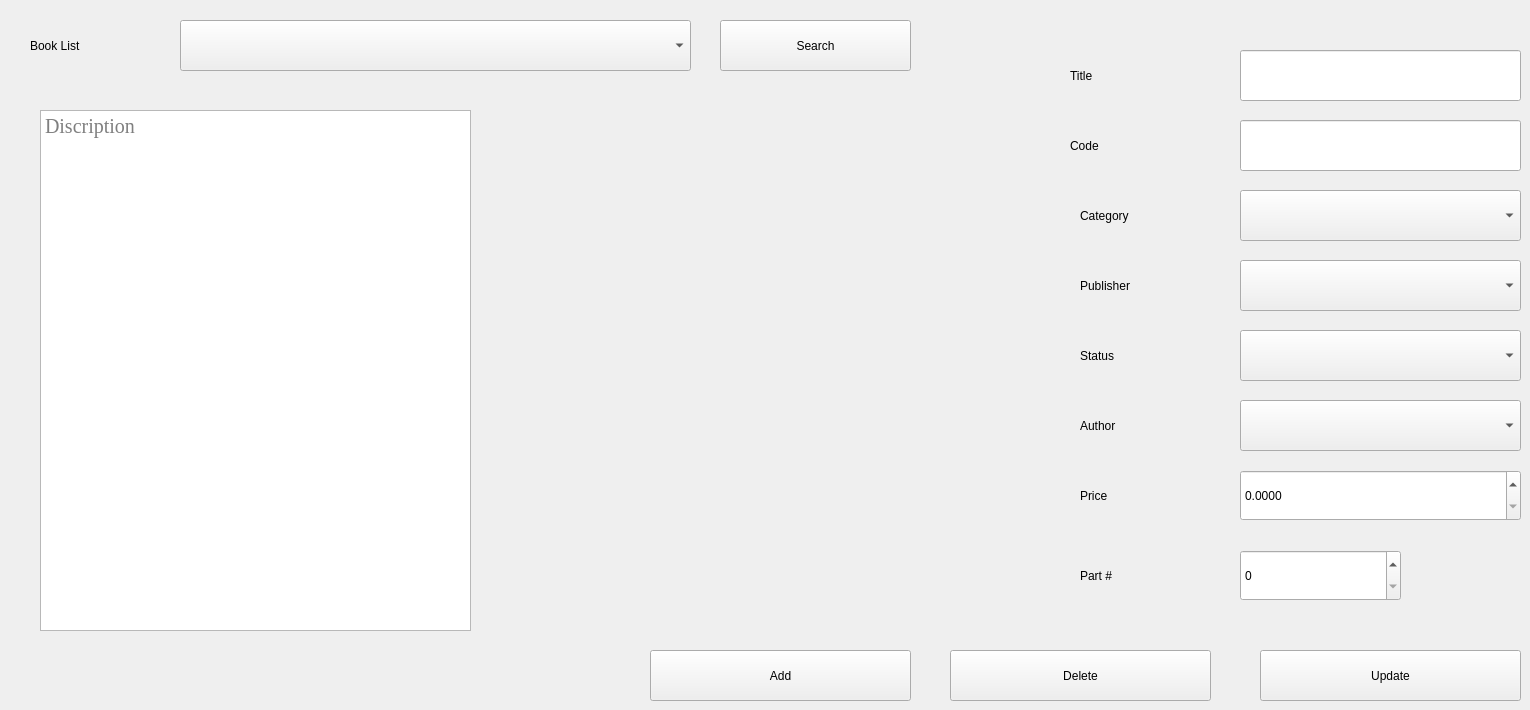
      <widget class="QWidget" name="tab_9">
       <attribute name="title">
        <string>Add - Update - Delete Book</string>
       </attribute>
       <widget class="QPushButton" name="book_update_btn">
        <property name="geometry">
         <rect>
          <x>1260</x>
          <y>650</y>
          <width>261</width>
          <height>51</height>
         </rect>
        </property>
        <property name="styleSheet">
         <string notr="true">font: 75 20pt &quot;Times New Roman&quot;;</string>
        </property>
        <property name="text">
         <string>Update</string>
        </property>
       </widget>
       <widget class="QLineEdit" name="book_title">
        <property name="geometry">
         <rect>
          <x>1240</x>
          <y>50</y>
          <width>281</width>
          <height>51</height>
         </rect>
        </property>
        <property name="styleSheet">
         <string notr="true">font: 75 20pt &quot;Times New Roman&quot;;</string>
        </property>
        <property name="alignment">
         <set>Qt::AlignCenter</set>
        </property>
        <property name="placeholderText">
         <string/>
        </property>
       </widget>
       <widget class="QComboBox" name="book_status">
        <property name="geometry">
         <rect>
          <x>1240</x>
          <y>330</y>
          <width>281</width>
          <height>51</height>
         </rect>
        </property>
        <property name="styleSheet">
         <string notr="true">font: 75 20pt &quot;Times New Roman&quot;;</string>
        </property>
       </widget>
       <widget class="QLineEdit" name="book_code">
        <property name="geometry">
         <rect>
          <x>1240</x>
          <y>120</y>
          <width>281</width>
          <height>51</height>
         </rect>
        </property>
        <property name="styleSheet">
         <string notr="true">font: 75 20pt &quot;Times New Roman&quot;;</string>
        </property>
        <property name="text">
         <string/>
        </property>
        <property name="alignment">
         <set>Qt::AlignCenter</set>
        </property>
        <property name="placeholderText">
         <string/>
        </property>
       </widget>
       <widget class="QComboBox" name="book_category">
        <property name="geometry">
         <rect>
          <x>1240</x>
          <y>190</y>
          <width>281</width>
          <height>51</height>
         </rect>
        </property>
        <property name="styleSheet">
         <string notr="true">font: 75 20pt &quot;Times New Roman&quot;;</string>
        </property>
       </widget>
       <widget class="QTextEdit" name="book_description">
        <property name="geometry">
         <rect>
          <x>40</x>
          <y>110</y>
          <width>431</width>
          <height>521</height>
         </rect>
        </property>
        <property name="font">
         <font>
          <family>Times New Roman</family>
          <pointsize>15</pointsize>
          <weight>50</weight>
          <italic>false</italic>
          <bold>false</bold>
         </font>
        </property>
        <property name="styleSheet">
         <string notr="true">font: 15pt &quot;Times New Roman&quot;;</string>
        </property>
        <property name="html">
         <string>&lt;!DOCTYPE HTML PUBLIC &quot;-//W3C//DTD HTML 4.0//EN&quot; &quot;http://www.w3.org/TR/REC-html40/strict.dtd&quot;&gt;
&lt;html&gt;&lt;head&gt;&lt;meta name=&quot;qrichtext&quot; content=&quot;1&quot; /&gt;&lt;style type=&quot;text/css&quot;&gt;
p, li { white-space: pre-wrap; }
&lt;/style&gt;&lt;/head&gt;&lt;body style=&quot; font-family:'Times New Roman'; font-size:15pt; font-weight:400; font-style:normal;&quot;&gt;
&lt;p style=&quot;-qt-paragraph-type:empty; margin-top:0px; margin-bottom:0px; margin-left:0px; margin-right:0px; -qt-block-indent:0; text-indent:0px; font-family:'MS Shell Dlg 2'; font-size:7.8pt;&quot;&gt;&lt;br /&gt;&lt;/p&gt;&lt;/body&gt;&lt;/html&gt;</string>
        </property>
        <property name="placeholderText">
         <string>Discription</string>
        </property>
       </widget>
       <widget class="QSpinBox" name="book_part">
        <property name="geometry">
         <rect>
          <x>1240</x>
          <y>550</y>
          <width>161</width>
          <height>51</height>
         </rect>
        </property>
        <property name="styleSheet">
         <string notr="true">font: 20pt &quot;Times New Roman&quot;;</string>
        </property>
       </widget>
       <widget class="QDoubleSpinBox" name="book_price">
        <property name="geometry">
         <rect>
          <x>1240</x>
          <y>470</y>
          <width>281</width>
          <height>51</height>
         </rect>
        </property>
        <property name="styleSheet">
         <string notr="true">font: 20pt &quot;Times New Roman&quot;;</string>
        </property>
        <property name="decimals">
         <number>4</number>
        </property>
        <property name="maximum">
         <double>100000.990000000005239</double>
        </property>
       </widget>
       <widget class="QComboBox" name="book_author">
        <property name="geometry">
         <rect>
          <x>1240</x>
          <y>400</y>
          <width>281</width>
          <height>51</height>
         </rect>
        </property>
        <property name="styleSheet">
         <string notr="true">font: 75 20pt &quot;Times New Roman&quot;;</string>
        </property>
        <property name="currentIndex">
         <number>-1</number>
        </property>
        <property name="maxCount">
         <number>2147483647</number>
        </property>
       </widget>
       <widget class="QComboBox" name="book_publisher">
        <property name="geometry">
         <rect>
          <x>1240</x>
          <y>260</y>
          <width>281</width>
          <height>51</height>
         </rect>
        </property>
        <property name="styleSheet">
         <string notr="true">font: 75 20pt &quot;Times New Roman&quot;;</string>
        </property>
       </widget>
       <widget class="QLabel" name="label">
        <property name="geometry">
         <rect>
          <x>1080</x>
          <y>470</y>
          <width>141</width>
          <height>51</height>
         </rect>
        </property>
        <property name="styleSheet">
         <string notr="true">font: 20pt &quot;Times New Roman&quot;;</string>
        </property>
        <property name="text">
         <string>Price</string>
        </property>
       </widget>
       <widget class="QLabel" name="label_2">
        <property name="geometry">
         <rect>
          <x>1080</x>
          <y>550</y>
          <width>141</width>
          <height>51</height>
         </rect>
        </property>
        <property name="styleSheet">
         <string notr="true">font: 20pt &quot;Times New Roman&quot;;</string>
        </property>
        <property name="text">
         <string>Part #</string>
        </property>
       </widget>
       <widget class="QPushButton" name="book_delete_btn">
        <property name="geometry">
         <rect>
          <x>950</x>
          <y>650</y>
          <width>261</width>
          <height>51</height>
         </rect>
        </property>
        <property name="styleSheet">
         <string notr="true">font: 75 20pt &quot;Times New Roman&quot;;</string>
        </property>
        <property name="text">
         <string>Delete</string>
        </property>
       </widget>
       <widget class="QPushButton" name="book_search_btn">
        <property name="geometry">
         <rect>
          <x>720</x>
          <y>20</y>
          <width>191</width>
          <height>51</height>
         </rect>
        </property>
        <property name="styleSheet">
         <string notr="true">font: 75 20pt &quot;Times New Roman&quot;;</string>
        </property>
        <property name="text">
         <string>Search</string>
        </property>
       </widget>
       <widget class="QPushButton" name="book_add_btn">
        <property name="geometry">
         <rect>
          <x>650</x>
          <y>650</y>
          <width>261</width>
          <height>51</height>
         </rect>
        </property>
        <property name="styleSheet">
         <string notr="true">font: 75 20pt &quot;Times New Roman&quot;;</string>
        </property>
        <property name="text">
         <string>Add</string>
        </property>
       </widget>
       <widget class="QLabel" name="label_14">
        <property name="geometry">
         <rect>
          <x>1080</x>
          <y>190</y>
          <width>141</width>
          <height>51</height>
         </rect>
        </property>
        <property name="styleSheet">
         <string notr="true">font: 20pt &quot;Times New Roman&quot;;</string>
        </property>
        <property name="text">
         <string>Category</string>
        </property>
       </widget>
       <widget class="QLabel" name="label_15">
        <property name="geometry">
         <rect>
          <x>1080</x>
          <y>260</y>
          <width>141</width>
          <height>51</height>
         </rect>
        </property>
        <property name="styleSheet">
         <string notr="true">font: 20pt &quot;Times New Roman&quot;;</string>
        </property>
        <property name="text">
         <string>Publisher</string>
        </property>
       </widget>
       <widget class="QLabel" name="label_16">
        <property name="geometry">
         <rect>
          <x>1080</x>
          <y>330</y>
          <width>141</width>
          <height>51</height>
         </rect>
        </property>
        <property name="styleSheet">
         <string notr="true">font: 20pt &quot;Times New Roman&quot;;</string>
        </property>
        <property name="text">
         <string>Status</string>
        </property>
       </widget>
       <widget class="QLabel" name="label_22">
        <property name="geometry">
         <rect>
          <x>1080</x>
          <y>400</y>
          <width>141</width>
          <height>51</height>
         </rect>
        </property>
        <property name="styleSheet">
         <string notr="true">font: 20pt &quot;Times New Roman&quot;;</string>
        </property>
        <property name="text">
         <string>Author</string>
        </property>
       </widget>
       <widget class="QLabel" name="label_23">
        <property name="geometry">
         <rect>
          <x>1070</x>
          <y>50</y>
          <width>141</width>
          <height>51</height>
         </rect>
        </property>
        <property name="styleSheet">
         <string notr="true">font: 20pt &quot;Times New Roman&quot;;</string>
        </property>
        <property name="text">
         <string>Title</string>
        </property>
       </widget>
       <widget class="QComboBox" name="book_search_list">
        <property name="geometry">
         <rect>
          <x>180</x>
          <y>20</y>
          <width>511</width>
          <height>51</height>
         </rect>
        </property>
        <property name="styleSheet">
         <string notr="true">font: 75 20pt &quot;Times New Roman&quot;;</string>
        </property>
        <property name="currentIndex">
         <number>-1</number>
        </property>
        <property name="maxCount">
         <number>2147483647</number>
        </property>
       </widget>
       <widget class="QLabel" name="label_24">
        <property name="geometry">
         <rect>
          <x>30</x>
          <y>20</y>
          <width>141</width>
          <height>51</height>
         </rect>
        </property>
        <property name="styleSheet">
         <string notr="true">font: 20pt &quot;Times New Roman&quot;;</string>
        </property>
        <property name="text">
         <string>Book List</string>
        </property>
       </widget>
       <widget class="QLabel" name="label_25">
        <property name="geometry">
         <rect>
          <x>1070</x>
          <y>120</y>
          <width>141</width>
          <height>51</height>
         </rect>
        </property>
        <property name="styleSheet">
         <string notr="true">font: 20pt &quot;Times New Roman&quot;;</string>
        </property>
        <property name="text">
         <string>Code</string>
        </property>
       </widget>
      </widget>
